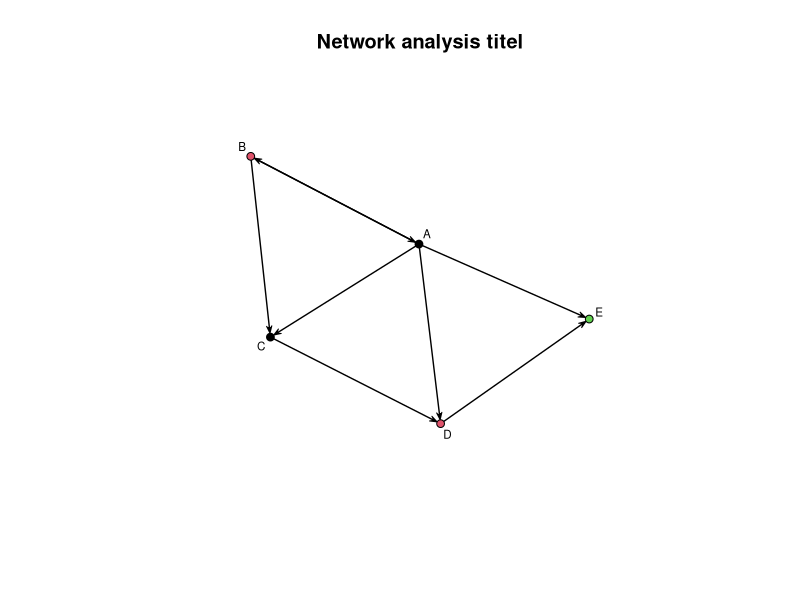

Source code (R):
# Creation date: 
#   2015-11-02
# Created by: 
#   HS
# Objective: 
#   function for network analysis
# Usage: 
#   plot.network.from.df(df.1, titel, v.interactive = F)
# Input: 
#     df.1: data.frame of interaction pairs
#     nodeinfo: data.frame with "Node" and "Class" of Nodes
#     titel: titel of plot
#     v.interactive: set plot to interactive (T) to move nodes, default is (F)
# Output:
#   plot of network interactions


plot.network.from.df <- function (df.1, titel, nodeinfo, v.interactive = F){
  require(network)
df.netw.2 <- network(df.1, 
                     directed=T, # direction of interaction
                     loops = F,
                     multiple = T,
                     bipartite = F)
plot(df.netw.2,
     main=titel,
     vertex.col=nodeinfo$Class,
     interactive = v.interactive,
     jitter = TRUE,
     usearrows = T, # show arrowheads for direction of interaction
     displaylabels = TRUE,
     label.cex = .7
     )
}

#example data
df.1 <- data.frame(V1 = c("A","A","A","A","B","B","C","D"), 
                   V2 = c("B","C","D","E","A","C","D","E"))
nodeinfo <- data.frame(Node = c("A","B","C","D","E"),
                       Class = c("1","2","1","2","3"))
titel = "Network analysis titel"
plot.network.from.df(df.1, titel, nodeinfo)
